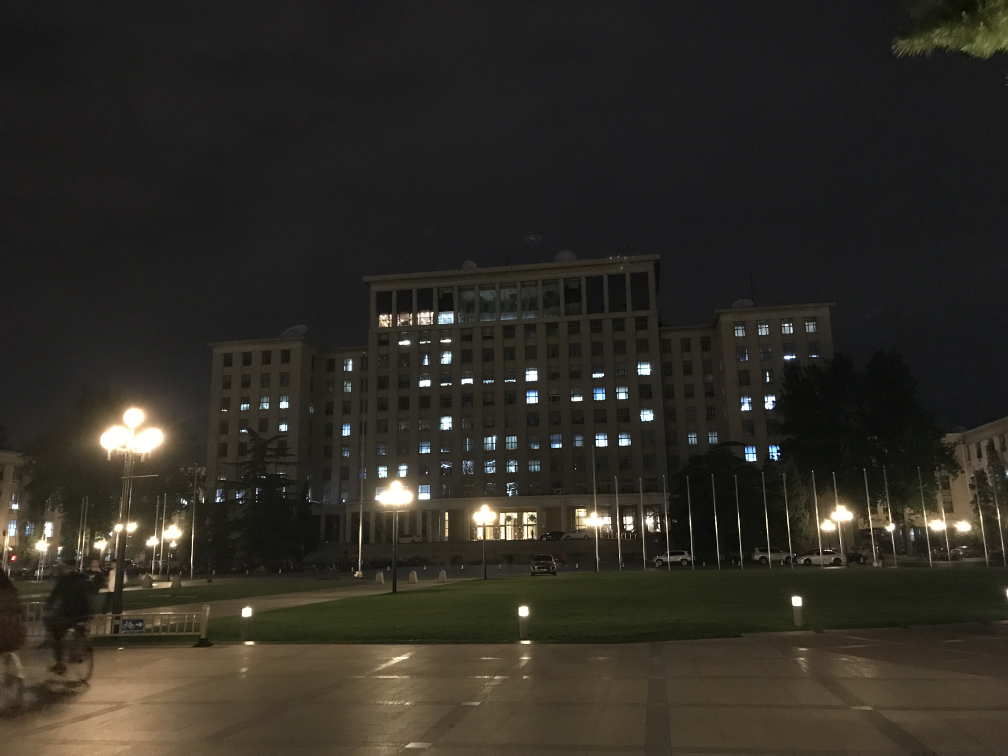
#> input picture data/images/0.JPG, 4032 x 3024 px (shown at 1/4 size); its folder holds only this picture in this run
$ python main.py
#> lines starting #> are read from the running program, lines starting #| are printed output that depends on the picture; after the words box and inside, x2 and y2 are one past the last pixel; in counts of white or black regions, pixels touching at a corner belong together
### utils.py
import argparse
from os import path as osp

import cv2
import numpy as np


def linear_combine(x, y, alpha):
    return x * alpha + y * (1 - alpha)


def bool_str(s):
    s = s.lower()
    return s == 'yes' or s == 'y' or s == 'ok' or s == 'true' or s == '1'


def load_image(img_path, max_height, max_width):
#> called with img_path = 'data/images/0.JPG', max_height = 400, max_width = 600
    img = cv2.imread(img_path)
#> img is the input picture: shape (3024, 4032, 3); mean B, G, R 37.2, 44.3, 47.5
    h, w, _ = img.shape
    scale = min(max_height / h, max_width / w)
    if scale < 1:
        img = cv2.resize(img, dsize=(0, 0), fx=scale,
                         fy=scale, interpolation=cv2.INTER_CUBIC)
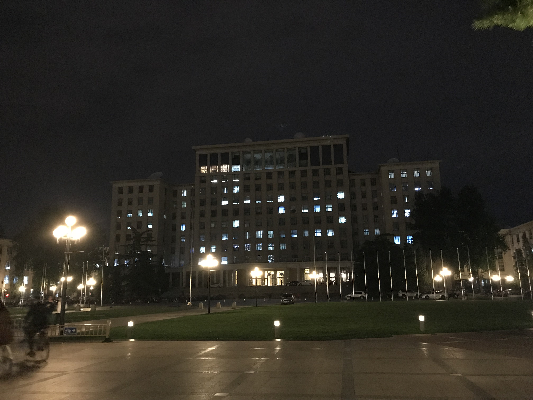
#> img: shape (400, 533, 3); mean B, G, R 37.2, 44.3, 47.5

    return img


class CustomFormatter(argparse.ArgumentDefaultsHelpFormatter,
                      argparse.RawDescriptionHelpFormatter,
                      argparse.MetavarTypeHelpFormatter):
    pass


COLOR_BG = (0, 0, 0)
COLOR_FG = (0, 255, 0)


def load_mask(mask_path, img_shape, use_prev_mask=True):
    m = np.zeros(img_shape[:2], 'uint8')
    m[:] = cv2.GC_PR_BGD
    if use_prev_mask and osp.exists(mask_path):
        mask_restored = color2mask(cv2.imread(mask_path))
        if mask_restored.shape[:2] == img_shape[:2]:
            m = mask_restored

    return m


def mask2color(m):
    r, c = m.shape[:2]
    color = np.zeros((r, c, 3), np.uint8)
    color[np.where((m == 0) | (m == 2))] = COLOR_BG
    color[np.where((m == 1) | (m == 3))] = COLOR_FG
    return color


def color2mask(color):
    m = np.zeros(color.shape[:2], np.uint8)
#> m: shape (3024, 4032); every value is 0
    # in case image color changed
    m[np.abs((color - COLOR_FG).sum(axis=2)) < 150] = 1
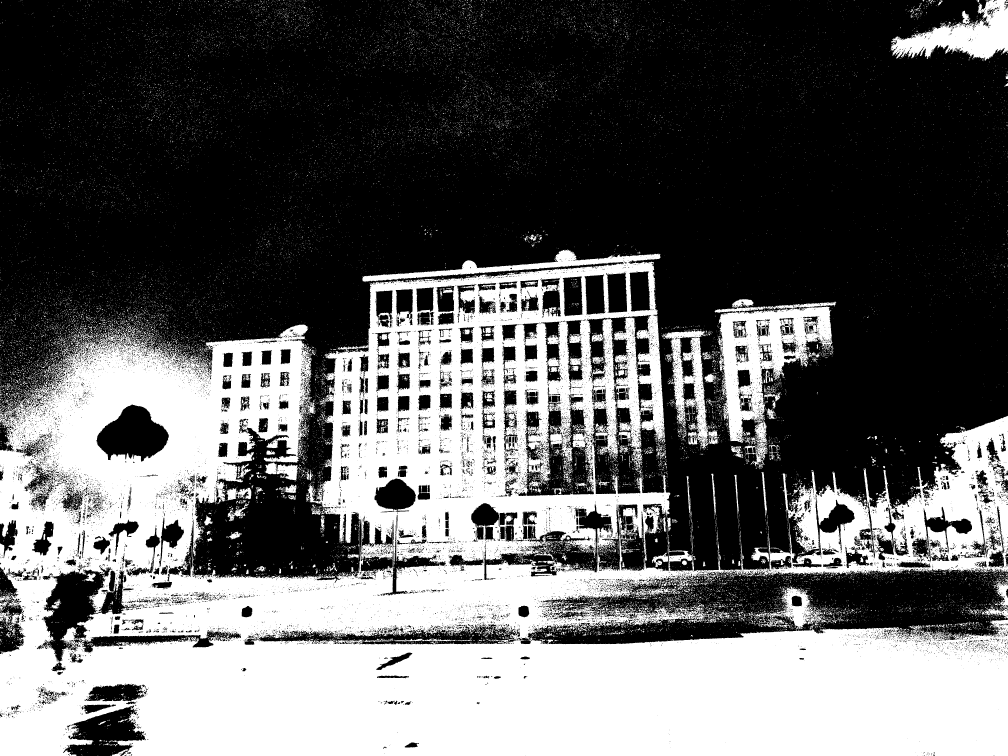
#> m: shape (3024, 4032) (shown at 1/4 size); values 0 (black) and 1 (white), 38.5% white; 33427 white regions (32165 under 20 px), largest, box (x1, y1, x2, y2) and area: (0, 998, 4032, 3024) 4261110, (2859, 1207, 3345, 1877) 115925, (3564, 0, 4032, 243) 53969
    return m

### main.py
import argparse
import os
import os.path as osp
from pprint import pprint
import textwrap

import cv2
import numpy as np

from utils import COLOR_BG, COLOR_FG
from utils import load_image, load_mask, mask2color
from utils import linear_combine, bool_str, CustomFormatter


draw_color = 1
cur_mouse = (-1, -1)
left_mouse_down = False
mask = np.zeros([])
show_img = np.zeros([])
radius = 3
print('definition', id(show_img))


# [15 lines left out: function on_mouse, not called in this run]


def main(args):
    files = sorted([x for x in os.listdir(args.img_dir)
                    if '.png' in x or '.jpg' in x.lower()])

    # jump over processed images
    idx = 0
    # while idx < len(files) and osp.exists(osp.join(args.save_dir, files[idx])):
    #     idx += 1

    cv2.namedWindow(args.windows_name)
    cv2.setMouseCallback(args.windows_name, on_mouse)
    cv2.createTrackbar('brush size', args.windows_name,
                       3, args.max_radius, lambda x: None)

    global draw_color, mask, show_img, radius
    print('after gloabl', id(show_img))
    while idx < len(files):
        img_path = osp.join(args.img_dir, files[idx])
        mask_path = osp.join(args.save_dir, files[idx])
        print('process %s' % files[idx])

        img = load_image(img_path, args.max_height, args.max_width)
        mask = load_mask(mask_path, img.shape, args.use_prev_mask)
        mask[mask == 0] = 2  # convert GC_BGD to GC_PR_BGD
        # mask[mask == 1] = 3  # convert GC_FGD to GC_PR_FGD
        print('after load mask', id(show_img))

        bgd_model = np.zeros((1, 65), np.float64)
        fgd_model = np.zeros((1, 65), np.float64)

        while True:
            radius = cv2.getTrackbarPos('brush size', args.windows_name)
            show_img = linear_combine(img, mask2color(mask), [0, 0.7, 1][draw_color]).astype('uint8')
#> in linear_combine, `return x * alpha + y * (1 - alpha)`:
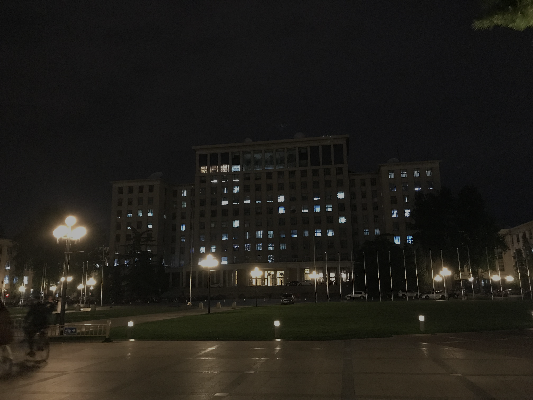
#> returned value: shape (400, 533, 3) float64; mean of channels 0, 1, 2 26, 31, 33.2; drawn as B, G, R
#> mask: shape (400, 533); every value is 2

            cv2.circle(show_img, cur_mouse, radius,
                       (200, 200, 200), (2 if left_mouse_down else 1))
#> show_img: shape (400, 533, 3); mean B, G, R 25.6, 30.6, 32.8
            cv2.imshow(args.windows_name, show_img)
            key = cv2.waitKey(100)
#> (key e is pressed here)

            if key == ord('w'):
                draw_color = (draw_color + 1) % 3
            elif key == ord('e'):
                draw_color = (draw_color - 1) % 3
            elif key == 32:  # space
                print('segmenting...', end='')
                cv2.waitKey(1)
                # [5 lines of commented-out code are left out]
                hist, _ = np.histogram(mask, [0, 1, 2, 3, 4])
                if hist[0] + hist[2] != 0 and hist[1] + hist[3] != 0:
                    print('grabcut: ', id(show_img))
                    cv2.grabCut(img, mask, None, bgd_model, fgd_model,
                                args.iter_count, cv2.GC_INIT_WITH_MASK)
                print('done')
            elif key == ord('s') or key == 10:
                cv2.imwrite(mask_path, mask2color(mask))
                print('save label %s.' % mask_path)
                idx += 1
                break
            elif key == ord('p') and idx > 0:
                idx -= 1
                break
            elif key == ord('n') or key == 32:
                idx += 1
                break
            elif key == ord('q') or key == 27:
                return


if __name__ == '__main__':

    parser = argparse.ArgumentParser(
        formatter_class=CustomFormatter,
        description=textwrap.dedent("""GUI usage:
            CTRL+left mouse button: select certain background pixels
            left mouse button: select certain foreground pixels
            SPACE: run segmentation again
            'p': prev image \t 'n': next image
            's'/ENTER: save label \t 'q'/ESC: exit
            'w'/'e': change alpha"""))
    parser.add_argument('-i', '--img-dir', type=str, default='data/images',
                        metavar='DIR', help='directory contains input images')
    parser.add_argument('-o', '--save-dir', type=str, default='data/annotation',
                        metavar='DIR', help='directory for segmentation results')
    parser.add_argument('--windows-name', type=str,
                        default='Interactive Segmentation', help='title of main window')
    parser.add_argument('--max-radius', type=int,
                        default=40, help='max radius of brush')
    parser.add_argument('--max-height', type=int,
                        default=400, help='max height of image')
    parser.add_argument('--max-width', type=int,
                        default=600, help='max width of image')
    parser.add_argument('--use-prev-mask', type=bool_str,
                        default=True, help='if use previous mask')
    parser.add_argument('--iter-count', type=int, default=1,
                        help='#iter parameter for grabCut algorithms')
    cfg = parser.parse_args()
    pprint(cfg)

    if not osp.exists(cfg.save_dir):
        os.makedirs(cfg.save_dir)
        print('%s not exists, create it.' % cfg.save_dir)

    main(cfg)

$ run again, on data/images/12.JPG
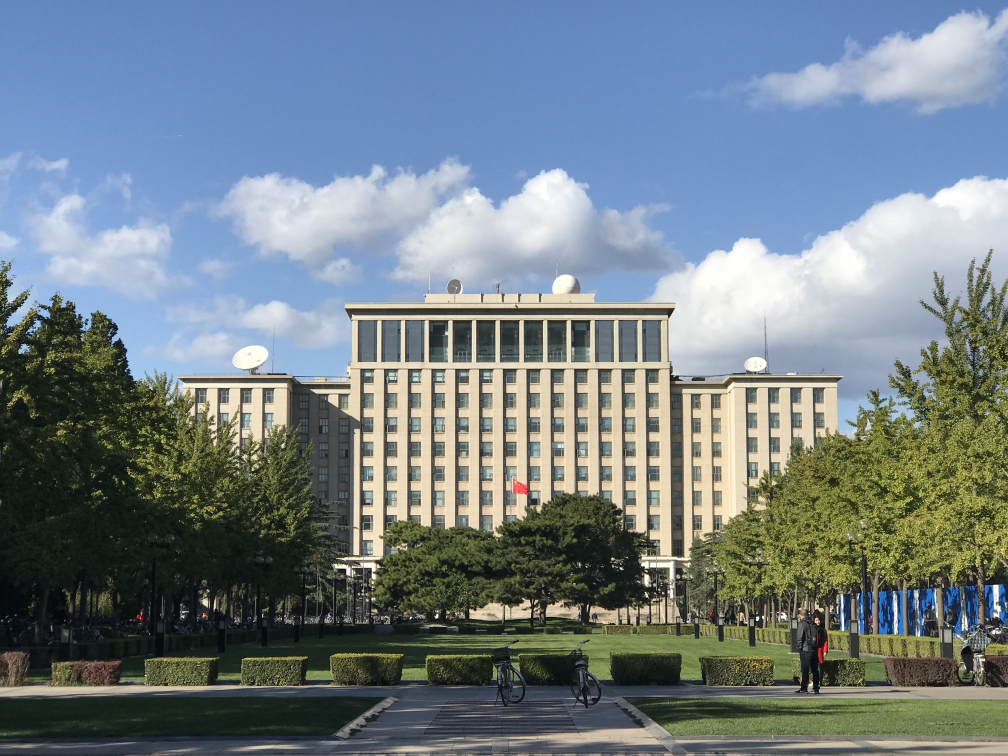
#> input picture data/images/12.JPG, 4032 x 3024 px (shown at 1/4 size)
#> in load_image, img is the input picture: shape (3024, 4032, 3); mean B, G, R 135.7, 128.6, 116
#> img: shape (400, 533, 3)
#> in color2mask, `m[np.abs((color - COLOR_FG).sum(axis=2)) < 150] = 1`:
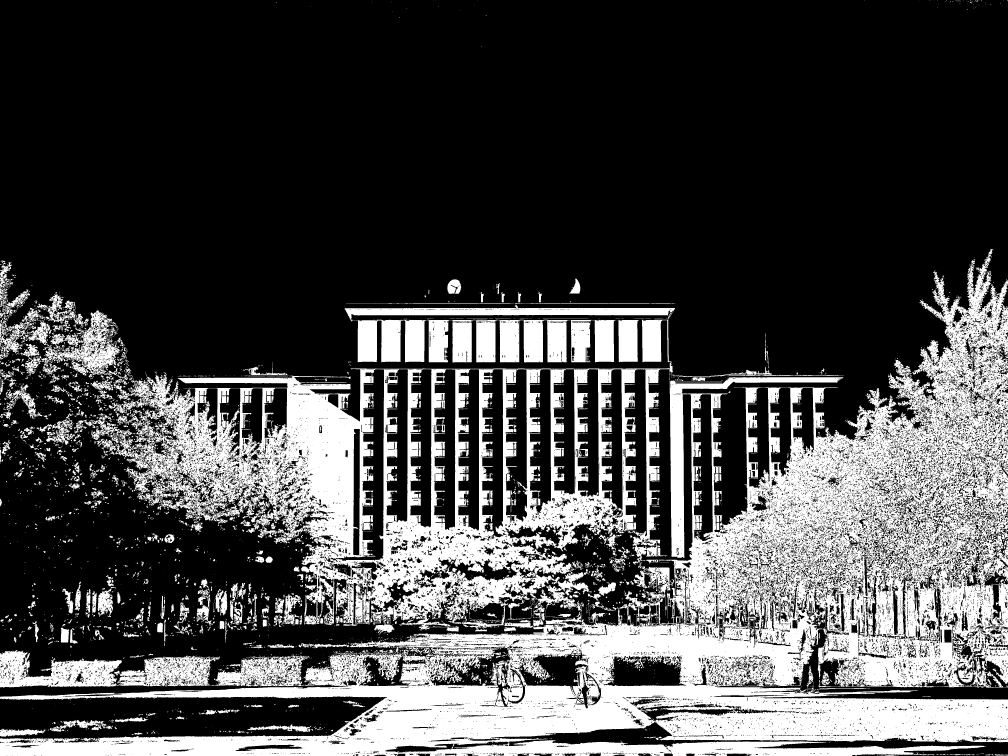
#> m: shape (3024, 4032) (shown at 1/4 size); values 0 (black) and 1 (white), 28.3% white; 5292 white regions (4054 under 20 px), largest, box (x1, y1, x2, y2) and area: (0, 1018, 4032, 3024) 2982693, (1413, 1279, 2280, 1450) 114321, (1378, 1218, 2700, 1286) 37000
#> in linear_combine, `return x * alpha + y * (1 - alpha)`:
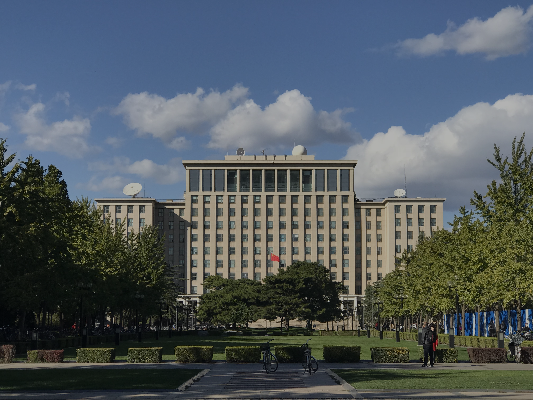
#> returned value: shape (400, 533, 3) float64; mean of channels 0, 1, 2 94.9, 89.9, 81.1; drawn as B, G, R
#> mask: shape (400, 533); every value is 2

$ run again, on data/images/13.JPG
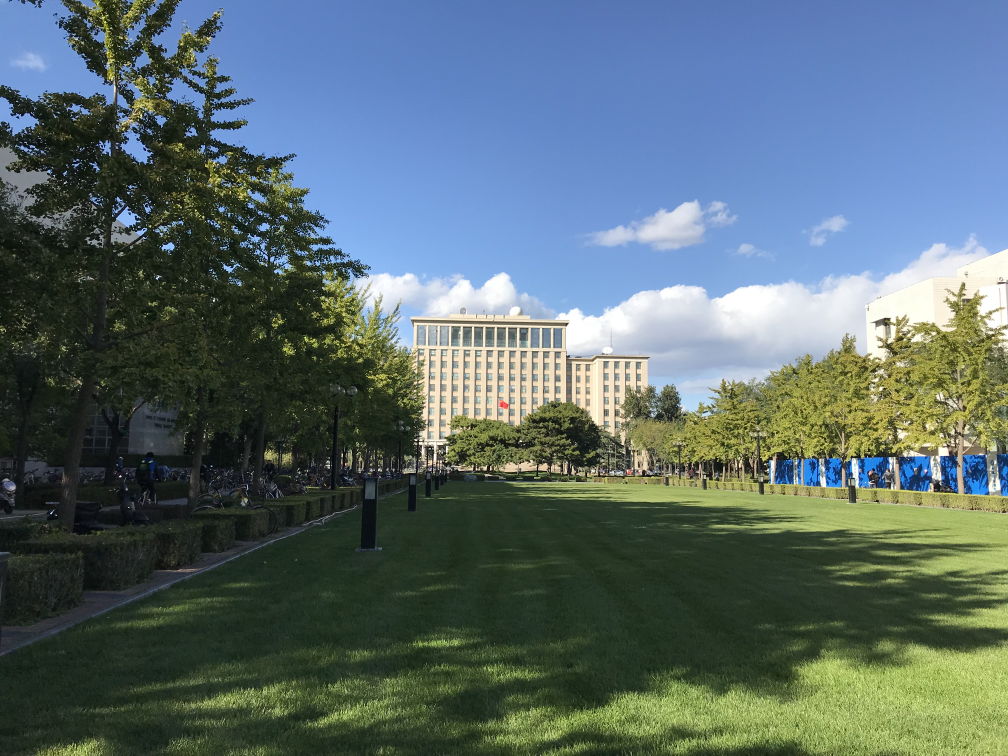
#> input picture data/images/13.JPG, 4032 x 3024 px (shown at 1/4 size)
#> in load_image, img is the input picture: shape (3024, 4032, 3); mean B, G, R 110.1, 108, 90.4
#> img: shape (400, 533, 3)
#> in color2mask, `m[np.abs((color - COLOR_FG).sum(axis=2)) < 150] = 1`:
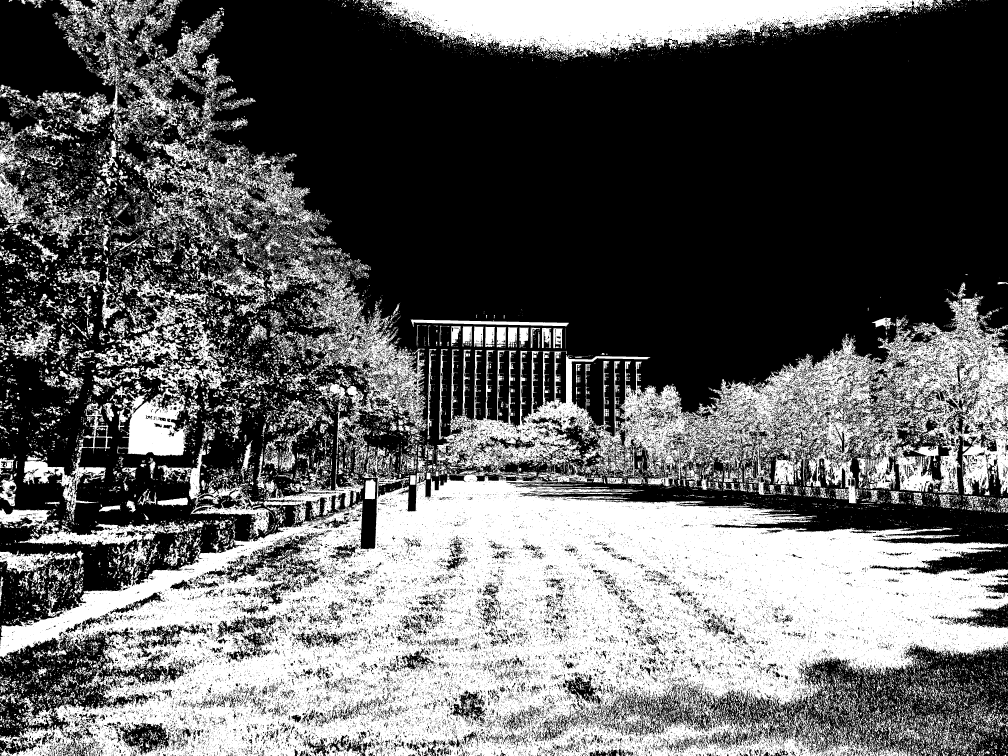
#> m: shape (3024, 4032) (shown at 1/4 size); values 0 (black) and 1 (white), 38.5% white; 28080 white regions (23372 under 20 px), largest, box (x1, y1, x2, y2) and area: (0, 1185, 4032, 3024) 3224831, (1488, 0, 3737, 232) 287822, (1067, 1012, 1708, 1891) 98457
#> in linear_combine, `return x * alpha + y * (1 - alpha)`:
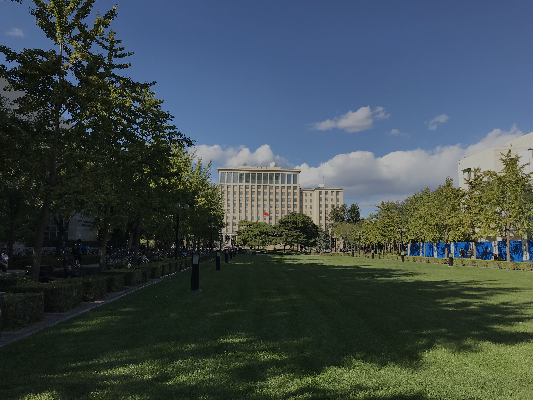
#> returned value: shape (400, 533, 3) float64; mean of channels 0, 1, 2 77, 75.5, 63.2; drawn as B, G, R
#> mask: shape (400, 533); every value is 2

$ run again, on data/images/14.JPG
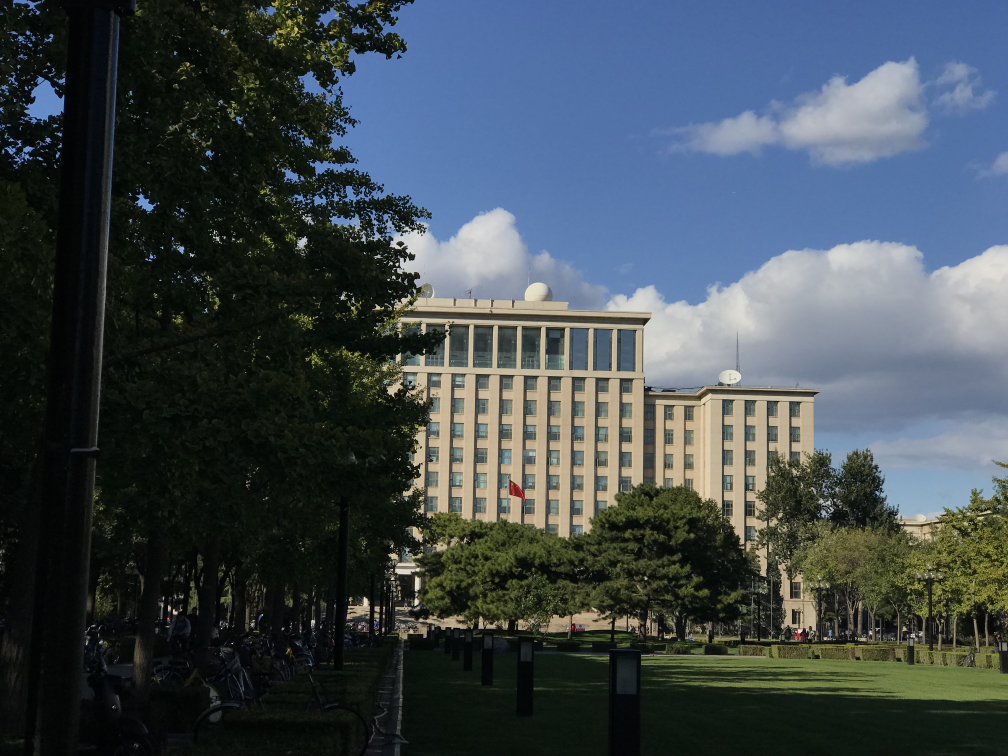
#> input picture data/images/14.JPG, 4032 x 3024 px (shown at 1/4 size)
#> in load_image, img is the input picture: shape (3024, 4032, 3); mean B, G, R 79.9, 74.6, 65
#> img: shape (400, 533, 3)
#> in color2mask, `m[np.abs((color - COLOR_FG).sum(axis=2)) < 150] = 1`:
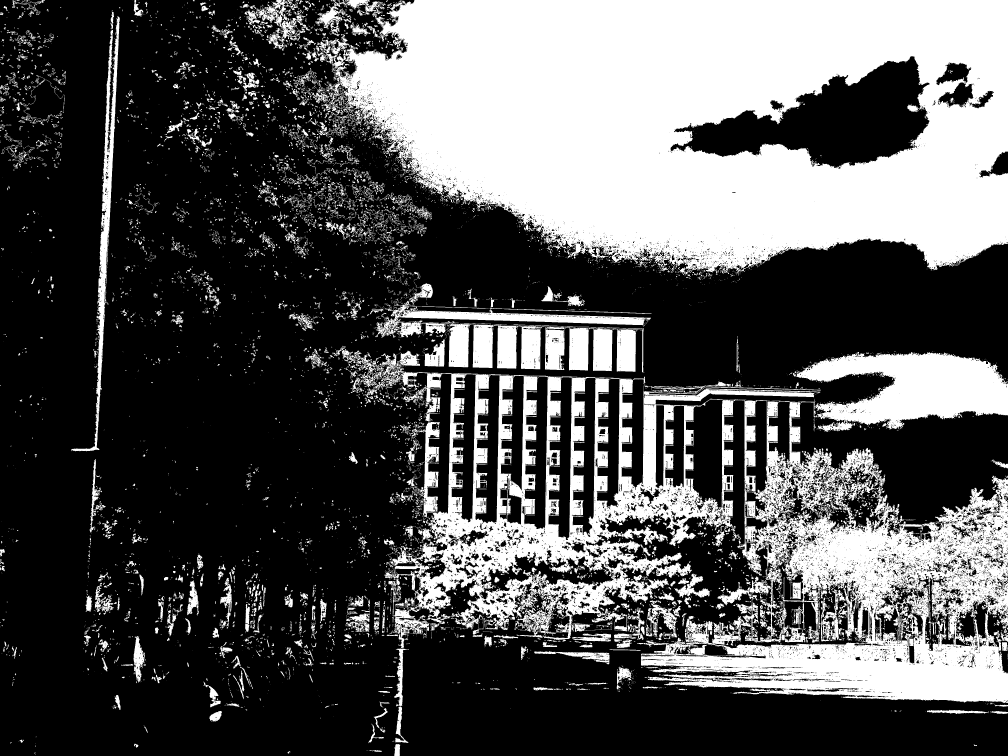
#> m: shape (3024, 4032) (shown at 1/4 size); values 0 (black) and 1 (white), 33.8% white; 9061 white regions (6635 under 20 px), largest, box (x1, y1, x2, y2) and area: (1205, 0, 4032, 1093) 2168082, (1344, 1383, 4032, 2812) 1237194, (3172, 1408, 4032, 1727) 162126
#> in linear_combine, `return x * alpha + y * (1 - alpha)`:
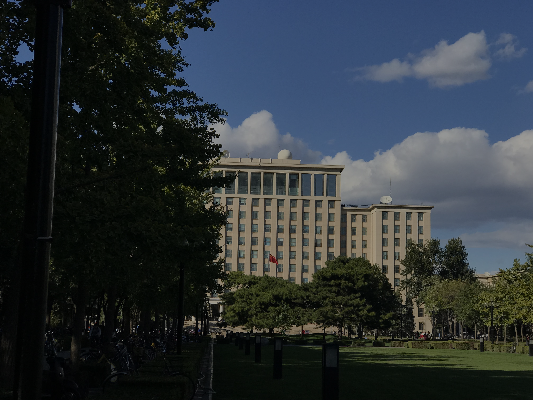
#> returned value: shape (400, 533, 3) float64; mean of channels 0, 1, 2 55.9, 52.2, 45.5; drawn as B, G, R
#> mask: shape (400, 533); every value is 2
